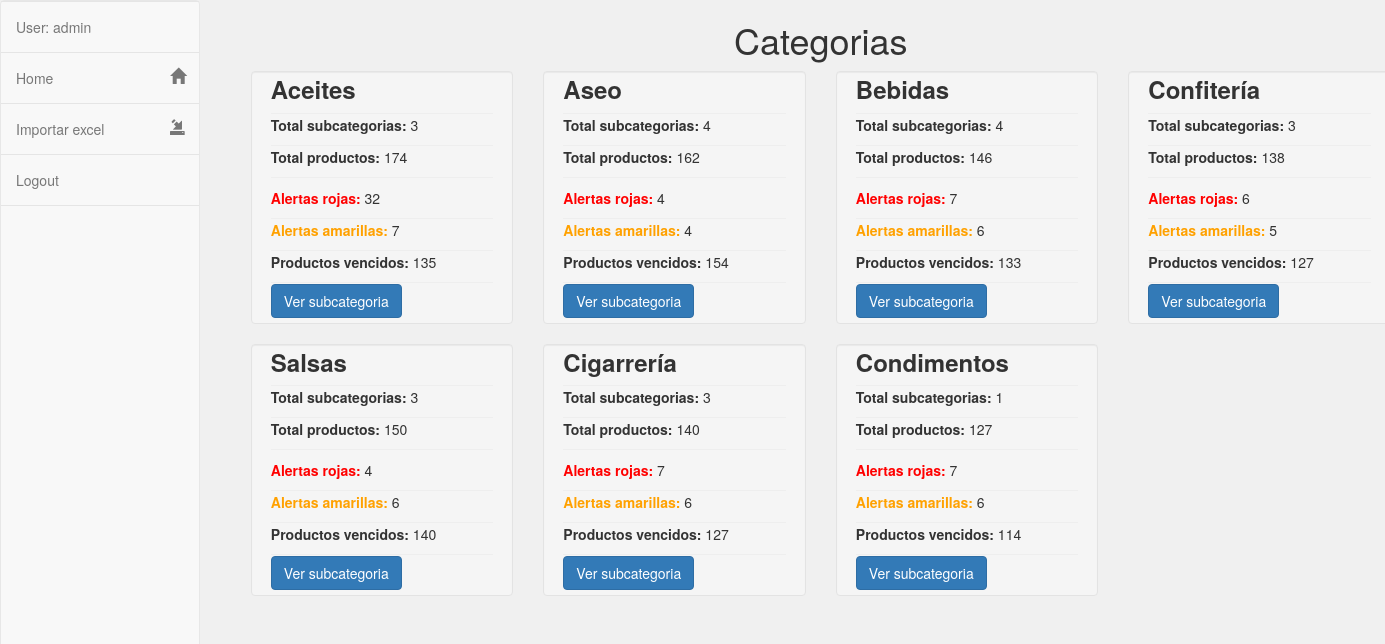
/catalog/ (signed in), run on the app's committed database.
### catalog/models.py (models this page shows, shortened)
class Category(models.Model):
    name = models.CharField(
        max_length=200,
        help_text="Ingresa la categoría"
        )

### catalog/views.py (the view)
# urls.py: path('',views.index,name='index'),
@login_required
def index(request):
	num_category = Category.objects.all()
	now = datetime.datetime.now()
	num_products = Product.objects.all()
	current_date = str(datetime.datetime.now().date())
	num_products_red_alert = {}
	num_products_yellow_alert = {}
	num_expired_products = {}
	for category in num_category:
		subcategories = category.subcategory_set.all()
		contador_products_red_alert = 0
		contador_products_yellow_alert = 0
		contador_expired_products = 0
		for subcategory in subcategories:
			products = subcategory.product_set.all()
			for product in products:
				if product.alert == product.RED_ALERT:
					contador_products_red_alert += 1
				elif product.alert == product.YELLOW_ALERT:
					contador_products_yellow_alert += 1
				else:
					contador_expired_products += 1
		num_products_red_alert[category.id] = contador_products_red_alert
		num_products_yellow_alert[category.id] = contador_products_yellow_alert
		num_expired_products[category.id] = contador_expired_products
	num_products_by_category={}
	for category in num_category:
		subcategories = category.subcategory_set.all()
		subcategory_products_num = 0
		for subcategory in subcategories:
			subcategory_products_num += subcategory.product_set.count()
		num_products_by_category[category.id] = subcategory_products_num
	context = {
		'num_products_red_alert': num_products_red_alert,
		'num_products_yellow_alert': num_products_yellow_alert,
		'num_expired_products': num_expired_products,
		'num_products_by_category': num_products_by_category,
		'current_date': current_date,
		'num_category': num_category,
		'num_products': num_products,
	}
	return render(request, 'index.html', context=context)

### catalog/models.py (called while the page is built)
    @property
    def alert(self):
        expiration_red = self.expiration_date - timedelta(days=30)
        expiration_yellow = self.expiration_date - timedelta(days=60)
        current_date = datetime.datetime.now().date()
        if current_date >= self.expiration_date:
            return self.EXPIRED_PRODUCT
        elif current_date >= expiration_red:
            return self.RED_ALERT
        elif current_date >= expiration_yellow:
            return self.YELLOW_ALERT

### catalog/templates/index.html
{% extends "base_generic.html" %}
{% block content %}
<div class="container">
  <div class="row pricing">
    <h1 style=" display: flex; justify-content: center;align-items: center;margin-bottom: 1%;">Categorias</h1>
    {% for category in num_category %}
    <div class="col-md-3">
      <div class="well" style="padding-top: 0 !important;padding-bottom: 5px !important">
        <h3 style="margin-top: 4px;"><b>{{ category.name }}</b></h3>
        <hr style="margin-top: 1px !important; margin-bottom: 1px !important">
        <p>
          <b>Total subcategorias:</b>  {{category.subcategory_set.all.count}}
        </p>
        <hr style="margin-top: 1px !important; margin-bottom: 1px !important">
        {% for category_id, products_by_category in num_products_by_category.items %}
            {% if category_id == category.id %}
              <p>
                <b>Total productos:</b>  {{ products_by_category }}
              </p>
            {% endif %}
        {% endfor %}
        <hr style="margin-top: 1px !important; margin-bottom: 1px !important">
        <p>
          {% for category_id, num_total_red_alert in num_products_red_alert.items %}
              {% if category_id == category.id%}
                 <p>
                    <b style="color:red">Alertas rojas:</b> {{num_total_red_alert}}
                 </p>
              {% endif%}
            {% endfor %}
        </p>
        <hr style="margin-top: 1px !important; margin-bottom: 1px !important">
        {% for category_id, total_red_yellow_by_category in num_products_yellow_alert.items %}
          {% if category_id == category.id %}
           <p>
             <b style="color: #FFA100">Alertas amarillas:</b> {{total_red_yellow_by_category}}
           </p>
          {% endif%}
        {% endfor %}
        <hr style="margin-top: 1px !important; margin-bottom: 1px !important">
        {% for category_id, total_expired_products_by_category in num_expired_products.items %}
          {% if category_id == category.id %}
           <p>
             <b>Productos vencidos:</b> {{total_expired_products_by_category}}
           </p>
          {% endif%}
        {% endfor %}
        <hr style="margin-top: 1px !important; margin-bottom: 1px !important">
          <a href="{% url 'catalog:subcategories' category.id %}" class="btn btn-primary btn">Ver subcategoria </a>
        </div>
      </div>
      {% endfor %}
    </div>
  {% endblock %}

### catalog/templates/base_generic.html (shortened to what this page needs)
<!DOCTYPE html>
<html lang="en">
<head>
  <link href="//maxcdn.bootstrapcdn.com/bootstrap/3.3.0/css/bootstrap.min.css" rel="stylesheet" id="bootstrap-css">
  <link rel="stylesheet" type="text/css" href="https://cdn.datatables.net/1.10.19/css/jquery.dataTables.min.css">
  <link href="https://cdnjs.cloudflare.com/ajax/libs/font-awesome/4.4.0/css/font-awesome.min.css" rel='stylesheet' type='text/css'>
  {% load static %}
  <link rel="stylesheet" href="{% static 'css/style.css' %}">
</head>
<body style="background: #F0F0F0">
    <div class="row">
      {% block sidebar %}
      {% if user.is_authenticated %}
        <div class="col-sm-2">
          <nav style="height: 100vh;" class="navbar navbar-default sidebar" role="navigation">
              <div class="collapse navbar-collapse" id="bs-sidebar-navbar-collapse-1">
                <ul class="nav navbar-nav">
                  <li><a>User: {{ user.get_username }}</a></li>
                  <li ><a href="{% url 'catalog:index' %}">Home<span style="font-size:16px;" class="pull-right hidden-xs showopacity glyphicon glyphicon-home"></span></a></li>
                  <li ><a href="{% url 'catalog:import_data' %}">Importar excel<span style="font-size:16px;" class="pull-right hidden-xs showopacity glyphicon glyphicon-import"></span></a></li>
                  {% if user.is_authenticated %}
                  <li><a data-toggle="modal" data-target="#exampleModal">Logout</a></li>
                {% else %}
                <li><a href="{% url 'login'%}?next={{request.path}}">Login</a></li>
                {% endif %}
              </ul>
            </div>
          </nav>
        </div>
        {% endif  %}
        {% endblock %}
        <div class="col-sm-10 ">
          {% block content %}{% endblock %}
        </div>
      </div>
    </body>
    </html>

### catalog/templates/base_generic.html (style rules this page uses)
body,html { height: 100%; }
nav.sidebar, .main { -webkit-transition: margin 200ms ease-out; -moz-transition: margin 200ms ease-out; -o-transition: margin 200ms ease-out; transition: margin 200ms ease-out; }
@media (min-width: 765px) { nav.sidebar a { padding-right: 13px; } }
@media (min-width: 765px) { nav.sidebar .navbar-nav > li:first-child { border-top: 1px #e5e5e5 solid; } }
@media (min-width: 765px) { nav.sidebar .navbar-nav > li { border-bottom: 1px #e5e5e5 solid; } }
@media (min-width: 765px) { nav.sidebar .navbar-collapse, nav.sidebar .container-fluid { padding: 0 0px 0 0px; } }
@media (min-width: 765px) { nav.sidebar { width: 200px; height: 100%; float: left; margin-bottom: 0px; } }
@media (min-width: 765px) { nav.sidebar li { width: 100%; } }
@media (min-width: 1330px) { nav.sidebar { margin-left: 0px; float: left; } }

### data on the page
Category: name "Aceites", subcategory_set.all.count "3", num_products_by_category "174", num_products_red_alert "32", num_products_yellow_alert "7", num_expired_products "135"
Category: name "Aseo", subcategory_set.all.count "4", num_products_by_category "162", num_products_red_alert "4", num_products_yellow_alert "4", num_expired_products "154"
Category: name "Bebidas", subcategory_set.all.count "4", num_products_by_category "146", num_products_red_alert "7", num_products_yellow_alert "6", num_expired_products "133"
Category: name "Confitería", subcategory_set.all.count "3", num_products_by_category "138", num_products_red_alert "6", num_products_yellow_alert "5", num_expired_products "127"
Category: name "Salsas", subcategory_set.all.count "3", num_products_by_category "150", num_products_red_alert "4", num_products_yellow_alert "6", num_expired_products "140"
Category: name "Cigarrería", subcategory_set.all.count "3", num_products_by_category "140", num_products_red_alert "7", num_products_yellow_alert "6", num_expired_products "127"
Category: name "Condimentos", subcategory_set.all.count "1", num_products_by_category "127", num_products_red_alert "7", num_products_yellow_alert "6", num_expired_products "114"

### other printed values
{{ user.get_username }} "admin"
